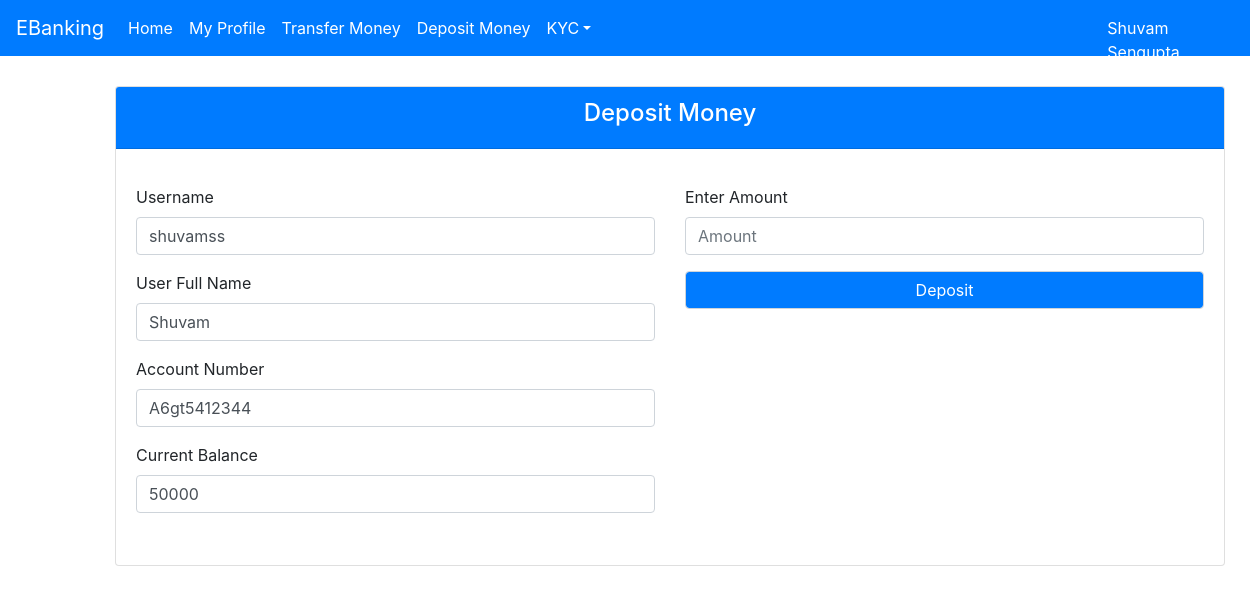
Screenshot of /User/DepositMoney/1 with the database file from the repository.
### user/models.py (models this page shows, shortened)
class User(models.Model):
    user_name = models.CharField(max_length=50)
    fullname = models.CharField(max_length=120)
    address = models.TextField(max_length=200)
    user_phone = models.CharField(max_length=10)
    user_email = models.CharField(max_length=90)
    account_number = models.CharField(max_length=20)
    current_balance = models.CharField(max_length=10)
    password = models.CharField(max_length=20)

### user/views.py (the view)
# urls.py: path('DepositMoney/<id>',views.deposit,name="deposit"),
def deposit(request,id):
    user = User.objects.get(id=id)
    context = {}
    context['mydata'] = user
    return render(request,"deposit.html",context)

### user/templates/deposit.html (shortened to what this page needs)
{% extends 'dashboard.html' %}
{% block user_content %}
  <div class="container" style="margin-left:100px; margin-top: 30px;">
    <div class="row">
      <div class="col-12">
        <div class="card text-black mb-3">
          <div class="card-header bg-primary text-white"><h4>Deposit Money</h4></div>
          <div class="card-body">
            <p class="card-text">
                <form method="post">
                <fieldset>
                     <div class="row">
                         <div class="col">
                            <div class="form-group">
                                <label for="username"> Username</label>
                                <input type="text" class="form-control" id="username" name="username" placeholder="Username" value={{mydata.user_name}}>
                              </div>
                              <div class="form-group">
                                <label for="fullname">User Full Name</label>
                                <input type="text" class="form-control" id="fullname" name="fullname" placeholder="Fullname" value={{mydata.fullname}}>
                              </div>
                              <div class="form-group">
                                <label for="acnum">Account Number</label>
                                <input type="text" class="form-control" id="acnum" name="acnum" placeholder="Account Number" value={{mydata.account_number}}>
                              </div>
                              <div class="form-group">
                                <label for="phone">Current Balance</label>
                                <input type="text" class="form-control" id="phone" name="phone" placeholder="Phone Number" value={{mydata.current_balance}}>
                              </div>
                         </div>
                         <div class="col">
                            <div class="form-group">
                                <label for="email">Enter Amount</label>
                                <input type="email" class="form-control" id="email" name="email" placeholder="Amount">
                              </div>
                              <div class="form-group">
                                <input type="submit" class="form-control bg-primary text-white"  name="submit" value="Deposit">
                              </div>
                         </div>
                     </div>
                </fieldset>
</form>
            </p>
          </div>
      </div>
      </div>
      </div>
      </div>
{% endblock user_content %}

### user/templates/dashboard.html (shortened to what this page needs)
<!DOCTYPE html>
<html lang="en">
<head>
  <link rel="stylesheet" href="https://maxcdn.bootstrapcdn.com/bootstrap/4.5.2/css/bootstrap.min.css">
</head>
<body>
    <nav class="navbar navbar-expand-lg navbar-dark bg-primary">
        <a class="navbar-brand" href="#">EBanking</a>
        <div class="collapse navbar-collapse" id="navbarColor01">
          <ul class="navbar-nav mr-auto">
            <li class="nav-item active">
              <a class="nav-link" href="{% url 'user_dashboard' mydata.id %}">Home
              </a>
            </li>
            <li class="nav-item active">
              <a class="nav-link" href="{% url 'profile' mydata.id  %}">My Profile</a>
            </li>
            <li class="nav-item active">
              <a class="nav-link" href="{% url 'money_transfer' mydata.id  %}">Transfer Money</a>
            </li>
            <li class="nav-item active">
              <a class="nav-link" href="{% url 'deposit'  mydata.id %}">Deposit Money</a>
            </li>
            <li class="nav-item dropdown active">
              <a class="nav-link dropdown-toggle" data-toggle="dropdown" href="#" role="button" aria-haspopup="true" aria-expanded="false">KYC</a>
            </li>
            <li class="nav-item active">
              <a class="nav-link" href="#" style="margin-left: 500px; position: fixed;">{{mydata.fullname}}</a>
            </li>
          </ul>
        </div>
      </nav>
      {% block user_content%}
      {% endblock %}
</body>
</html>

### user/templates/dashboard.html (style rules this page uses)
.container { margin-top: 150px; margin-left: 510px; }
.card-header { font-size: large; text-align: center; }

### rows the page displays
User: fullname "Shuvam Sengupta", username "shuvamss", acnum "A6gt5412344", phone "50000"
